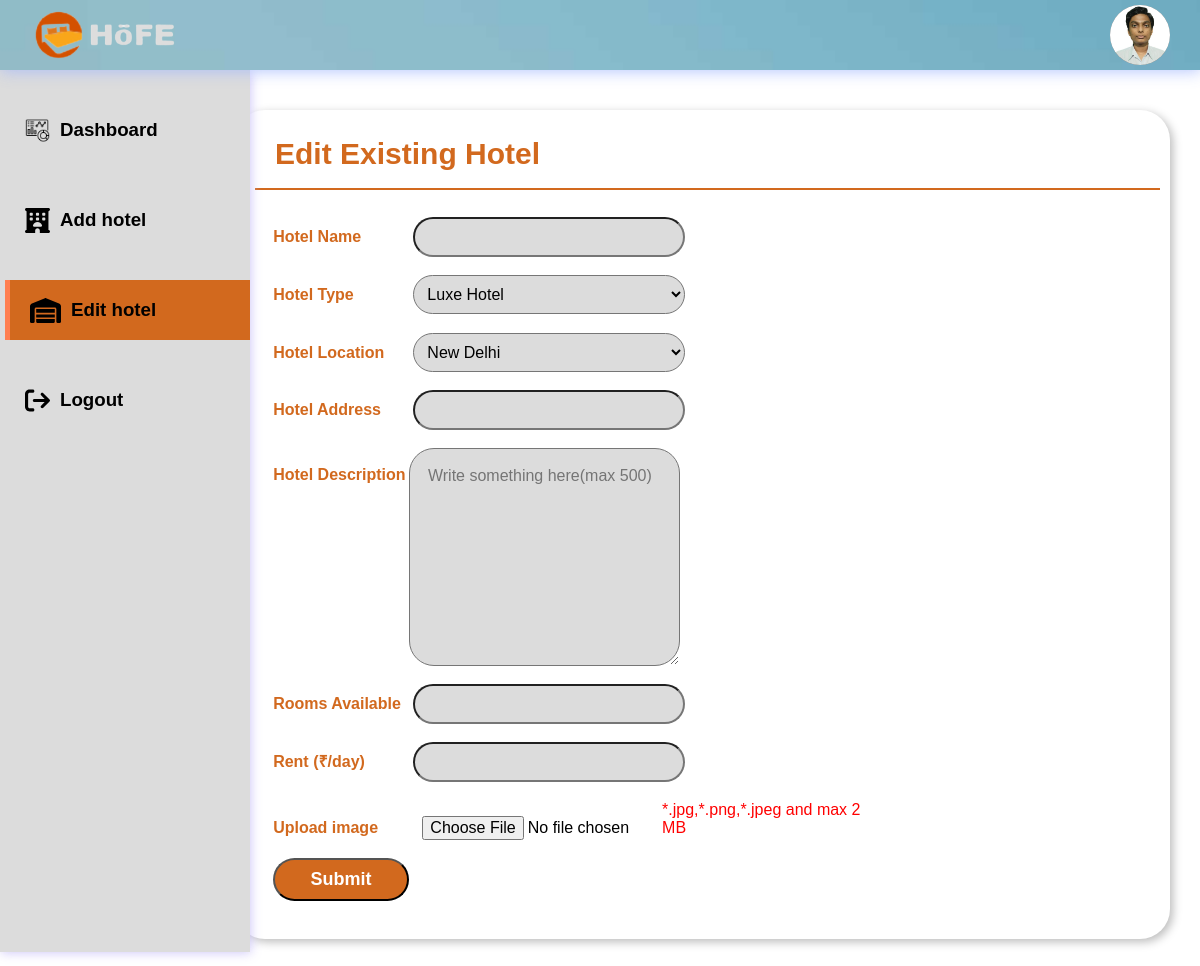
Page /admin_edithotel.php?uphname=Hotel Safari (signed in) on the earlier database version.
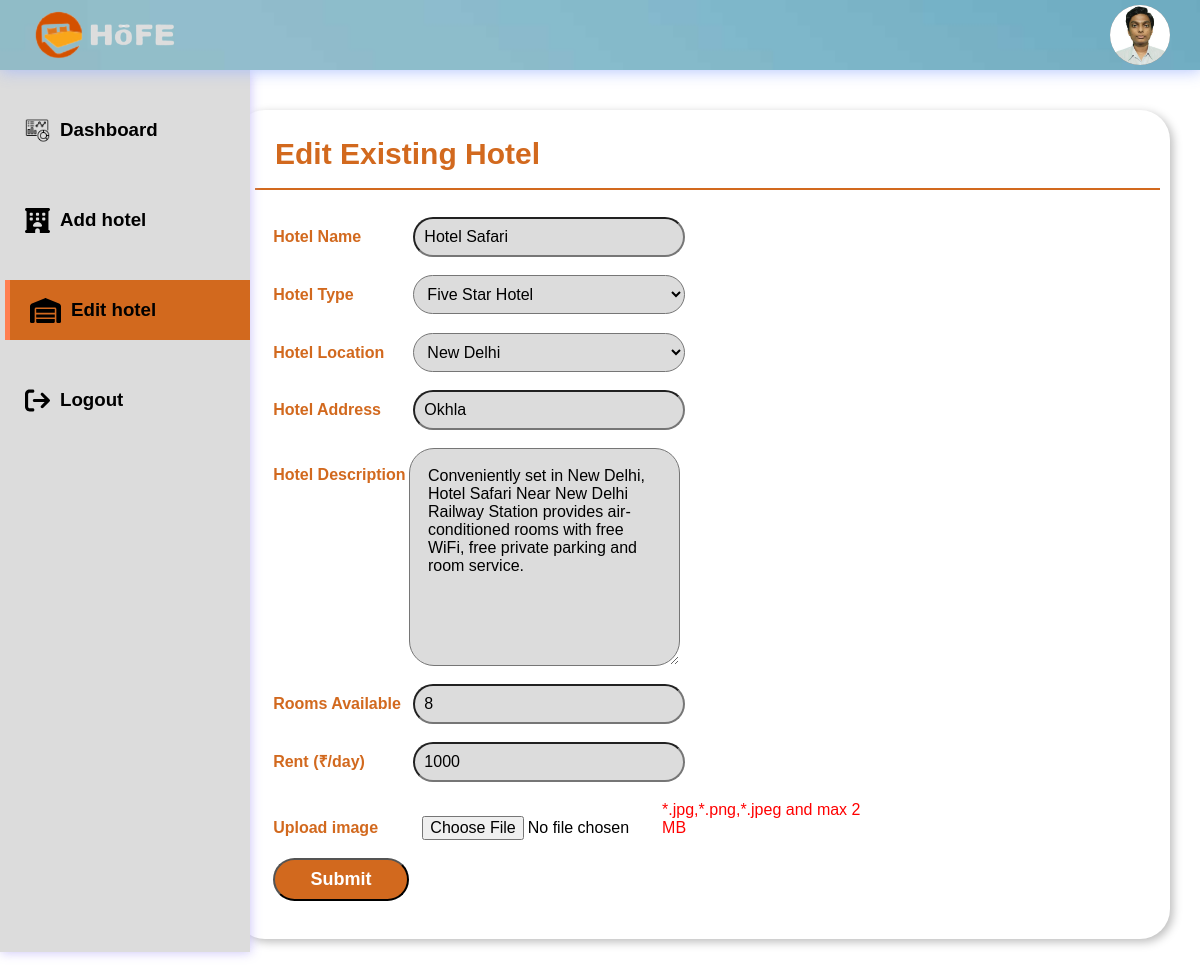
Same page on the later database version.
### tables this page shows
CREATE TABLE `hotel` (
  `id` int(11) NOT NULL,
  `aduser` varchar(20) NOT NULL,
  `hname` varchar(30) NOT NULL,
  `htype` varchar(20) NOT NULL,
  `hloc` varchar(15) NOT NULL,
  `haddr` varchar(100) NOT NULL,
  `hdes` varchar(500) NOT NULL,
  `rent` varchar(11) NOT NULL,
  `img` varchar(100) NOT NULL,
  `avail` varchar(11) NOT NULL
);

### admin_edithotel.php (the view, shortened to what the changed rows need)
<?php
$img=$_SESSION['aimg'];
$aduser=$_SESSION['auser'];
$name=$_GET['uphname'];
$mysqli=new mysqli("localhost","root","","hotel_reserve");
$sql="SELECT * FROM hotel WHERE aduser='".$aduser."' AND hname='".$name."'";
$result=mysqli_query( $mysqli, $sql );
$data=mysqli_fetch_array($result);
echo '
<!DOCTYPE html>
<html lang="en">
<head>
    <meta charset="UTF-8">
    <meta name="viewport" content="width=device-width, initial-scale=1.0">
    <title>* Hotel Booking *</title>
    <link rel="stylesheet" href="css/admin.css">
    <script defer src="admin_activepage.js"></script>
</head>
<body>
    <header>
        <div class="logosec">
            <img src="Components/logo.png" alt="" style="width: 300%; margin-left: 100px;">
        </div>
        <div class="message">
            <div class="dp">
              <img src= "Components/';echo $img; echo '" class="dpicn" alt="dp">
              </div>
        </div>
    </header>
    <div class="main-container">
        <div class="navcontainer">
            <nav class="nav">
                <div class="nav-upper-options">
                    <div class="dash" id="nav-option">
                        <a href="admin.php">
                            <img src="Components/data-analysis_12959229.png" class="nav-img" alt="dashboard">
                            <h3>Dashboard</h3>
                        </a>
                    </div>
                    <div class="add" id="nav-option">
                        <a href="admin_addhotel.php">
                            <img src="Components/svg/hotel-solid.svg" class="nav-img" alt="institution">
                            <h3>Add hotel</h3>
                        </a>
                    </div>
                    <div class="edit" id="nav-option">
                        <a href="admin_actionhotel.php">
                            <img src="Components/svg/warehouse-solid.svg" class="nav-img" alt="institution">
                            <h3>Edit hotel</h3>
                        </a>
                    </div>
                    <div id="nav-option">
                        <a href="admin_login.php">
                            <img src="Components/svg/arrow-right-from-bracket-solid.svg" class="nav-img" alt="logout">
                            <h3>Logout</h3>
                        </a>
                    </div>
                </div>
            </nav>
        </div>
        <div class="main">
            <div class="report-container">
                <div class="report-header">
                    <h1 class="recent-Articles">Edit Existing Hotel</h1>
                </div>
                <div class="items">
                    <form action="admin_edithotel1.php?honame=';echo $name; echo '" method="post" class="form" enctype="multipart/form-data">
                        <label for="hname">Hotel Name</label>
                        <input type="text" name="hname" value="';echo $data['hname']; echo '" required><br>
                        <label for="htype">Hotel Type</label>
                        <select name="htype" id="">
                                <option value="Luxe Hotel" ';
                                    if($data['htype'] == "Luxe Hotel"){
                                        echo 'selected';
                                    }
                                echo '>Luxe Hotel</option>
                                <option value="Deluxe Hotel" ';
                                echo '>Deluxe Hotel</option>
                                <option value="Five Star Hotel" ';
                                    if($data['htype'] == "Five Star Hotel"){
                                        echo 'selected';
                                    }
                                echo '>Five Star Hotel</option>
                        </select><br>
                        <label for="hloc">Hotel Location</label>
                        <select name="hloc" id="" required>
                            <option value="New Delhi" ';
                                    if($data['hloc'] == "New Delhi"){
                                        echo 'selected';
                                    }
                                echo '>New Delhi</option>
                            <option value="Kolkata" ';
                                    if($data['hloc'] == "Kolkata"){
                                        echo 'selected';
                                    }
                                echo '>Kolkata</option>
                            <option value="Mumbai" ';
                                    if($data['hloc'] == "Mumbai"){
                                        echo 'selected';
                                    }
                                echo '>Mumbai</option>
                            <option value="Bengaluru" ';
                                    if($data['hloc'] == "Bengaluru"){
                                        echo 'selected';
                                    }
                                echo '>Bengaluru</option>
                            <option value="Srinagar" ';
                                    if($data['hloc'] == "Srinagar"){
                                        echo 'selected';
                                    }
                                echo '>Srinagar</option>
                        </select><br>
                        <label for="haddr">Hotel Address</label>
                        <input type="text" value="';echo $data['haddr']; echo '" name="haddr" required><br>
                        <div class="des">
                            <label for="hdes">Hotel Description</label>
                            <textarea name="hdes" id="hdes" rows="10" maxlength="500" placeholder="Write something here(max 500)" required>';echo $data['hdes']; echo '</textarea>
                        </div>
                        <label for="rent">Rooms Available</label>
                        <input type="text" value="';echo $data['avail']; echo '" name="avail" required><br>
                        <label for="rent">Rent (₹/day)</label>
                        <input type="text" value="';echo $data['rent']; echo '" name="rent" required><br>
                        <label for="img">Upload image</label>
                        <input type="file" name="img">
                        <label id="temp">*.jpg,*.png,*.jpeg and max 2 MB</label><br>
                        <input type="submit">
                    </form>
                </div>
            </div>
        </div>
    </div>
</body>
</html>
';
?>

Differences in the rows shown:
now on this page (row edited): hotel: hname "Hotel Safari", htype "Five Star Hotel", hloc "New Delhi", haddr "Okhla", hdes "Conveniently set in New Delhi, Hotel Safari Near New Delhi Railway Station provides air-conditioned rooms with free WiFi, free private parking and room service.", avail "8", rent "1000"
Other differences:
form field htype: "Luxe Hotel" → (not shown)
form field hloc: "New Delhi" → (not shown)
